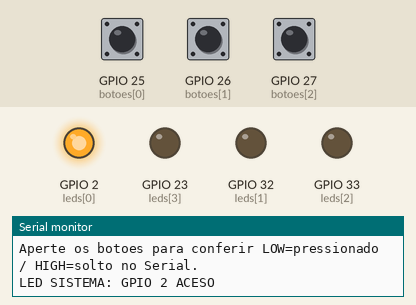
Bench run of a sketch on a simulated ESP32. On the bench: output pins drawn as LEDs (lit = HIGH), the last lines printed to the serial monitor. The test bench sets the inputs (shaded band); at power-on: GPIO 25 (botoes[0]) HIGH, GPIO 26 (botoes[1]) HIGH, GPIO 27 (botoes[2]) HIGH.

Above: at 1.2 s.
1.3 s: GPIO 25 (botoes[0]) pulled LOW for 0.15 s
At 2.9 s:
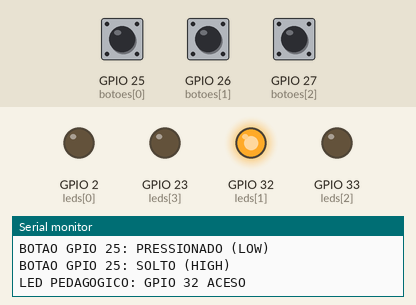
At 4.5 s:
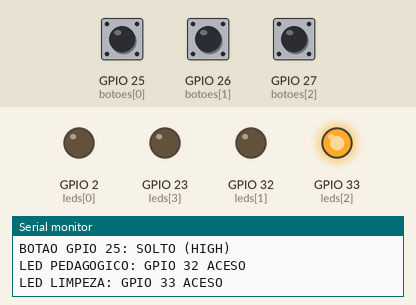
Timing chart, 0 to 13.4 s (numbered marks = the images above; inputs shaded):
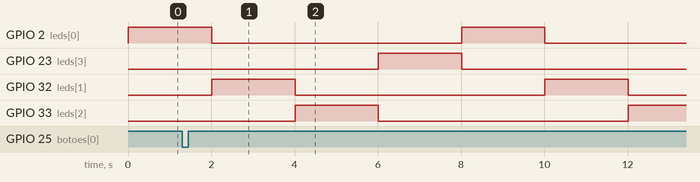

The sketch:

DiagnosticoPAD.ino
```cpp
#include <Arduino.h>

// Teste temporario: nao usa Wi-Fi nem altera os pedidos salvos na memoria.
// LEDs comuns com resistor: GPIO -> resistor -> anodo; catodo -> GND.
const int leds[4] = {2, 32, 33, 23};
const int botoes[3] = {25, 26, 27};
const char* nomes[4] = {"SISTEMA", "PEDAGOGICO", "LIMPEZA", "INFRAESTRUTURA"};
unsigned long inicioEtapa = 0;
int etapa = 0;
int ultimaLeitura[3] = {HIGH, HIGH, HIGH};

void setup() {
  Serial.begin(115200);
  for (int i = 0; i < 4; i++) {
    pinMode(leds[i], OUTPUT);
    digitalWrite(leds[i], LOW);
  }
  for (int i = 0; i < 3; i++) pinMode(botoes[i], INPUT_PULLUP);
  Serial.println("TESTE: cada LED acende por 2 segundos, independentemente do botao.");
  Serial.println("Aperte os botoes para conferir LOW=pressionado / HIGH=solto no Serial.");
  digitalWrite(leds[etapa], HIGH);
  Serial.printf("LED %s: GPIO %d ACESO\n", nomes[etapa], leds[etapa]);
  inicioEtapa = millis();
}

void loop() {
  if (millis() - inicioEtapa >= 2000) {
    digitalWrite(leds[etapa], LOW);
    etapa = (etapa + 1) % 4;
    digitalWrite(leds[etapa], HIGH);
    Serial.printf("LED %s: GPIO %d ACESO\n", nomes[etapa], leds[etapa]);
    inicioEtapa = millis();
  }
  for (int i = 0; i < 3; i++) {
    int leitura = digitalRead(botoes[i]);
    if (leitura != ultimaLeitura[i]) {
      Serial.printf("BOTAO GPIO %d: %s\n", botoes[i], leitura == LOW ? "PRESSIONADO (LOW)" : "SOLTO (HIGH)");
      ultimaLeitura[i] = leitura;
    }
  }
  delay(5);
}
```

Measured:
- by itself, GPIO 32 (leds[1]): alternates HIGH for 2.0 s and LOW for 6.0 s
